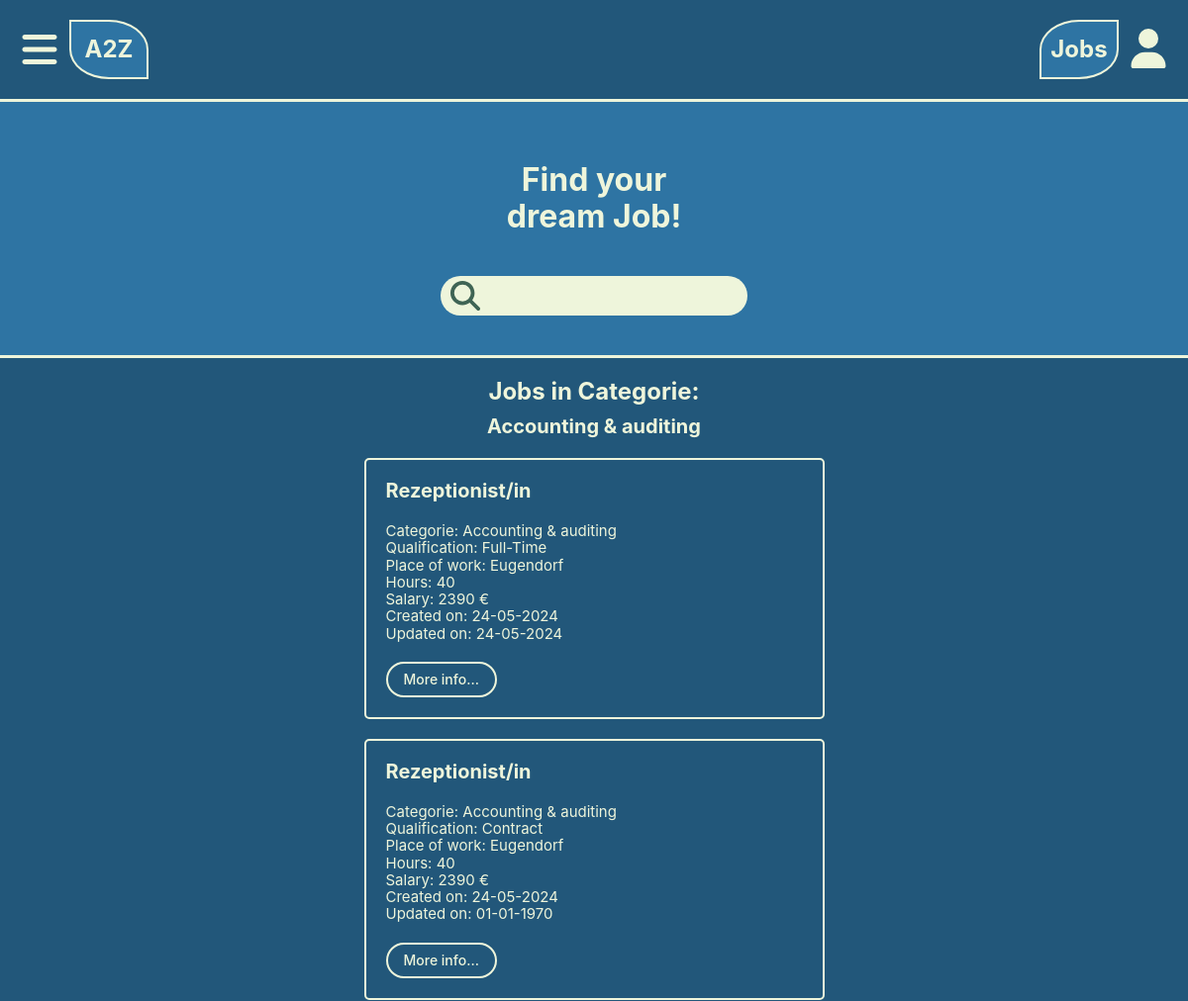
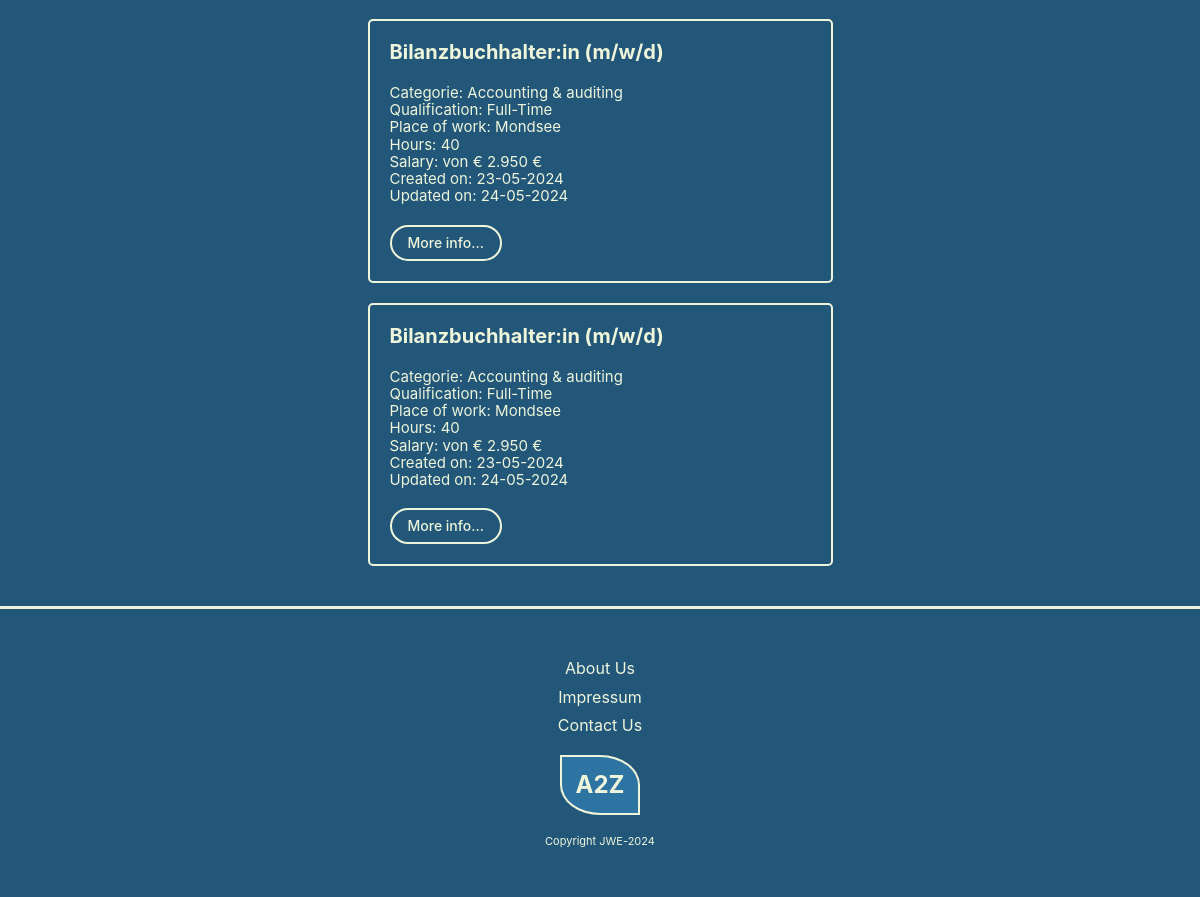
The app's page /admin/jobscategorie.php?id=2 with its own data (2 pictures, top to bottom).
### tables this page shows
CREATE TABLE `categories` (
  `id` int(10) UNSIGNED NOT NULL,
  `categorie_name` varchar(255) NOT NULL
);

CREATE TABLE `jobs` (
  `id` int(10) UNSIGNED NOT NULL,
  `user_id` int(10) UNSIGNED NOT NULL,
  `job_title` varchar(255) NOT NULL,
  `qualification_id` int(10) NOT NULL,
  `description` text NOT NULL,
  `categorie_id` int(10) NOT NULL,
  `place_of_work` varchar(255) NOT NULL,
  `hours` varchar(50) NOT NULL,
  `salary` varchar(50) NOT NULL,
  `created_on` date NOT NULL,
  `modified_on` date DEFAULT NULL,
  `status` varchar(7) NOT NULL
);

CREATE TABLE `qualifications` (
  `id` int(10) UNSIGNED NOT NULL,
  `qualification_name` varchar(255) NOT NULL
);

### admin/DataBanking/MySql.php (called while the page is built, shortened)
<?php
class MySql
{
    private static ?MySql $instanz = null;
    public static function getInstanz(): MySql
    {
        if (!self::$instanz) {
            self::$instanz = new MySql();
        }
        return self::$instanz;
    }
    private \mysqli $db;
    public function connect()
    {
        $this->db = new \mysqli(MYSQL_HOST, MYSQL_USER, MYSQL_PASSWORD, MYSQL_DATABANK);
        $this->db->set_charset("utf8mb4");
    }
    public function escape(string $value): string {
        return $this->db->real_escape_string($value);
    }
    public function query(string $input): \mysqli_result|bool
    {
        $result = $this->db->query($input);
        return $result;
    }
}

### admin/DataBanking/Model/Row/RowAbstract.php (called while the page is built, shortened)
<?php
abstract class RowAbstract
{
    protected string $tabel;
    private array $data = array();
    public function __construct(array|int $id_or_data)
    {
        if (is_array($id_or_data))
        {
            $this->data = $id_or_data;
        } else {
            $db = Mysql::getInstanz();
            $sql_id = $db->escape($id_or_data);
            $result = $db->query("SELECT * FROM {$this->tabel} WHERE id = '{$sql_id}'");
            $this->data = $result->fetch_assoc();
        }
    }
    public function __get(string $eigenschaft):mixed
    {
        return $this->data[$eigenschaft];
    }
}

### admin/DataBanking/Model/Row/Categorie.php (called while the page is built, shortened)
<?php
class Categorie extends RowAbstract
{
    public function get_name()
    {
        return $this->categorie_name;
    }
}

### admin/DataBanking/Model/Jobs.php (called while the page is built, shortened)
<?php
class Jobs {
    public function all_jobs_from_categorie($sql_id): array
    {
        $all_jobs = array();
        $db = Mysql::getInstanz();
        $result = $db->query("SELECT * FROM jobs WHERE categorie_id = $sql_id ORDER BY id DESC");
        while ($row = $result->fetch_assoc())
        {
            $all_jobs[] = new Job($row);
        }
        return $all_jobs;
    }
}

### admin/DataBanking/Model/Row/Job.php (called while the page is built, shortened)
<?php
class Job extends RowAbstract
{
    public function get_categorie(): Categorie
    {
        return new Categorie($this->categorie_id);
    }
    public function get_qualification(): Qualification
    {
        return new Qualification($this->qualification_id);
    }
}

### admin/functions.php (called while the page is built, shortened)
<?php
spl_autoload_register(
    function (string $class) {
        $prefix = "WIFI\\JWE23\\";
        $length = strlen($prefix);
        $basis = __DIR__ . "/";
        $class_without_prefix = substr($class, $length);
        $datei = $basis . $class_without_prefix . ".php";
        $datei = str_replace("\\", "/", $datei);
    }
);

### admin/jobscategorie.php (the view, shortened to what this page needs)
<?php
include "header.php";
?>
    <?php
    if (!empty($_GET["id"]))
    {
    $categorie = new Categorie($_GET["id"]);
    ?>
            <div class="wrapper-accent border-bottom">
                <div class="wrapper">
                    <div class="hero">
                        <h1>
                            Find your <br />
                            dream Job!
                        </h1>
                        <div class="hero__box">
                            <div class="search-field">
                                <img
                                    class="search-field__img"
                                    src="icons/search.svg"
                                    alt=""
                                />
                                <input
                                    class="search-field__input"
                                    type="text"
                                    id="search-field"
                                />
                            </div>
                        </div>
                    </div>
                </div>
            </div>
        </header>
        <main>
            <div class="wrapper-main">
                <div class="wrapper">
                    <div class="text-center pad-2">
                        <h2>Jobs in Categorie:</h2>
                        <h3 class="top-1"><?php if (!empty($categorie)) echo $categorie->get_name();?></h3>
                    </div>
                    <div class="cards-box">
                    <?php
                    $jobs = new Jobs;
                    $all_jobs = $jobs->all_jobs_from_categorie($_GET["id"]);
                    if (!empty($all_jobs)) {
                        foreach ($all_jobs as $job)
                        {
                            $created_on = $job->created_on;
                            $display_created = date("d-m-Y", strtotime($created_on));
                            $modified_on = $job->modified_on;
                            $display_modified = date("d-m-Y", strtotime($modified_on));
                            echo "<div class='card'>";
                                echo "<h3 class='card__title'>{$job->job_title}</h3>";
                                echo "<div>";
                                    echo "<ul class='card__ul'>";
                                        echo "<li>Categorie: {$job->get_categorie()->categorie_name}</li>";
                                        echo "<li>Qualification: {$job->get_qualification()->qualification_name}</li>";
                                        echo "<li>Place of work: {$job->place_of_work}</li>";
                                        echo "<li>Hours: {$job->hours}</li>";
                                        echo "<li>Salary: {$job->salary} €</li>";
                                        echo "<li>Created on: {$display_created}</li>";
                                        echo "<li>Updated on: {$display_modified}</li>";
                                    echo "</ul>";
                                echo "</div>";
                                echo "<button class='btn card__btn no-anchor-color btn-slide'>More info...</button>";
                            echo "</div>";
                        }
                    echo "</div>";
                    } else {
                        echo "<h3 class='text-center top-bot-pad-2'>None yet..</h3>";
                    }
                    ?>
                </div>
            </div>
        </main>
    <?php
    }
include "footer.php"
?>

### admin/css/main.css (style rules this page uses)
:root { --main: #22577a; --accent: #2e74a3; --text: #eef5db; --night: #12130f; }
*, *::before, *::after { margin: 0; padding: 0; box-sizing: border-box; word-break: keep-all; }
html { font-size: 62.5%; font-family: Inter, system-ui, -apple-system, BlinkMacSystemFont, 'Segoe UI', Roboto, Oxygen, Ubuntu, Cantarell, 'Open Sans', 'Helvetica Neue', sans-serif; color: var(--text); height: 100%; width: 100%; }
body { display: flex; flex-direction: column; justify-content: space-between; height: 100%; width: 100%; }
img { width: 100%; }
.text-center { text-align: center; }
.main-color { background: var(--main); }
.pad-2 { padding: 2rem; }
.top-1 { padding-top: 1rem; }
.wrapper { max-width: 1280px; margin: 0 auto; }
.wrapper-main { width: 100%; background-color: var(--main); }
.wrapper-accent { width: 100%; background-color: var(--accent); }
.border-bottom { border-bottom: 3px solid var(--text); }
.no-anchor-color { text-decoration: none; color: var(--text); }
h1 { font-size: 3.2rem; }
h2 { font-size: 2.4rem; }
h3 { font-size: 2rem; }
.btn { color: var(--text); padding: 1rem 2rem; font-size: 1.8rem; border: 2px solid var(--text); border-radius: 25px; letter-spacing: 0.2px; font-weight: 500; width: max-content; }
input { background: var(--text); border: none; font-size: 1.8rem; }
.hero { background: var(--accent); padding: 4rem 2rem; text-align: center; display: flex; flex-direction: column; justify-content: center; align-items: center; gap: 2rem; }
.search-field { background: var(--text); display: flex; flex-direction: row; justify-content: center; align-items: center; padding: 0.5rem 1rem 0.5rem 1rem; gap: 1rem; width: min-content; border-radius: 20px; }
.search-field__img { width: 3rem; height: 3rem; }
.search-field__input { max-width: 25rem; height: 3rem; font-weight: 500; }
.cards-box { padding: 0 2rem 4rem; display: flex; flex-direction: column; justify-content: center; align-items: center; gap: 2rem; }
.card { padding: 2rem; border: 2px solid var(--text); display: flex; flex-direction: column; gap: 2rem; width: 100%; max-width: 465px; border-radius: 5px; background: var(--main); }
.card__ul { list-style: none; font-size: 1.5rem; }
.card__btn { font-size: 1.4rem; letter-spacing: 0; padding: 0.8rem 1.6rem; background: var(--main); }

### records on screen
categories: categorie_name "Accounting & auditing"
jobs: job_title "Rezeptionist/in", categorie.categorie_name "Accounting & auditing", qualification.qualification_name "Full-Time", place_of_work "Eugendorf", hours "40", salary "2390", created_on "24-05-2024", modified_on "24-05-2024"
jobs: job_title "Rezeptionist/in", categorie.categorie_name "Accounting & auditing", qualification.qualification_name "Contract", place_of_work "Eugendorf", hours "40", salary "2390", created_on "24-05-2024", display_modified "01-01-1970"
jobs: job_title "Bilanzbuchhalter:in (m/w/d)", categorie.categorie_name "Accounting & auditing", qualification.qualification_name "Full-Time", place_of_work "Mondsee", hours "40", salary "von € 2.950", created_on "23-05-2024", modified_on "24-05-2024"
jobs: job_title "Bilanzbuchhalter:in (m/w/d)", categorie.categorie_name "Accounting & auditing", qualification.qualification_name "Full-Time", place_of_work "Mondsee", hours "40", salary "von € 2.950", created_on "23-05-2024", modified_on "24-05-2024"
